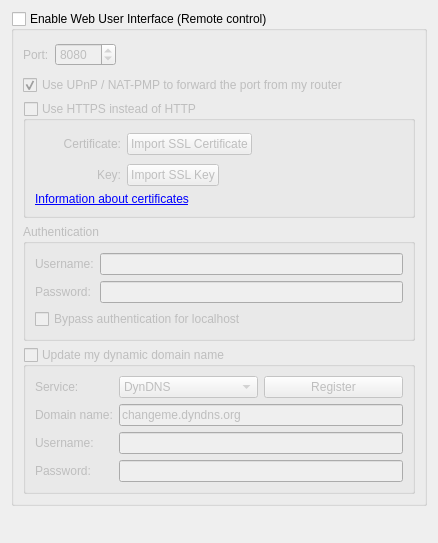
          <widget class="QWidget" name="scrollAreaWidgetContents_7">
           <property name="geometry">
            <rect>
             <x>0</x>
             <y>0</y>
             <width>438</width>
             <height>543</height>
            </rect>
           </property>
           <layout class="QVBoxLayout" name="verticalLayout_23">
            <item>
             <widget class="QGroupBox" name="checkWebUi">
              <property name="title">
               <string>Enable Web User Interface (Remote control)</string>
              </property>
              <property name="checkable">
               <bool>true</bool>
              </property>
              <property name="checked">
               <bool>false</bool>
              </property>
              <layout class="QVBoxLayout" name="verticalLayout_2">
               <item>
                <layout class="QHBoxLayout" name="horizontalLayout_2">
                 <item>
                  <widget class="QLabel" name="lblWebUiPort">
                   <property name="text">
                    <string>Port:</string>
                   </property>
                  </widget>
                 </item>
                 <item>
                  <widget class="QSpinBox" name="spinWebUiPort">
                   <property name="minimum">
                    <number>1</number>
                   </property>
                   <property name="maximum">
                    <number>65535</number>
                   </property>
                   <property name="value">
                    <number>8080</number>
                   </property>
                  </widget>
                 </item>
                 <item>
                  <spacer>
                   <property name="orientation">
                    <enum>Qt::Horizontal</enum>
                   </property>
                   <property name="sizeHint" stdset="0">
                    <size>
                     <width>21</width>
                     <height>29</height>
                    </size>
                   </property>
                  </spacer>
                 </item>
                </layout>
               </item>
               <item>
                <widget class="QCheckBox" name="checkWebUIUPnP">
                 <property name="text">
                  <string>Use UPnP / NAT-PMP to forward the port from my router</string>
                 </property>
                 <property name="checked">
                  <bool>true</bool>
                 </property>
                </widget>
               </item>
               <item>
                <widget class="QGroupBox" name="checkWebUiHttps">
                 <property name="title">
                  <string>Use HTTPS instead of HTTP</string>
                 </property>
                 <property name="checkable">
                  <bool>true</bool>
                 </property>
                 <property name="checked">
                  <bool>false</bool>
                 </property>
                 <layout class="QGridLayout" name="gridLayout_11">
                  <item row="0" column="0">
                   <widget class="QLabel" name="lblSslCertStatus">
                    <property name="minimumSize">
                     <size>
                      <width>22</width>
                      <height>22</height>
                     </size>
                    </property>
                    <property name="maximumSize">
                     <size>
                      <width>22</width>
                      <height>22</height>
                     </size>
                    </property>
                    <property name="text">
                     <string/>
                    </property>
                   </widget>
                  </item>
                  <item row="0" column="1">
                   <widget class="QLabel" name="lblWebUiCrt">
                    <property name="text">
                     <string>Certificate:</string>
                    </property>
                    <property name="alignment">
                     <set>Qt::AlignRight|Qt::AlignTrailing|Qt::AlignVCenter</set>
                    </property>
                   </widget>
                  </item>
                  <item row="0" column="2">
                   <layout class="QHBoxLayout" name="horizontalLayout_4">
                    <item>
                     <widget class="QPushButton" name="btnWebUiCrt">
                      <property name="text">
                       <string>Import SSL Certificate</string>
                      </property>
                     </widget>
                    </item>
                    <item>
                     <spacer name="horizontalSpacer_12">
                      <property name="orientation">
                       <enum>Qt::Horizontal</enum>
                      </property>
                      <property name="sizeHint" stdset="0">
                       <size>
                        <width>138</width>
                        <height>28</height>
                       </size>
                      </property>
                     </spacer>
                    </item>
                   </layout>
                  </item>
                  <item row="1" column="0">
                   <widget class="QLabel" name="lblSslKeyStatus">
                    <property name="minimumSize">
                     <size>
                      <width>22</width>
                      <height>22</height>
                     </size>
                    </property>
                    <property name="maximumSize">
                     <size>
                      <width>22</width>
                      <height>22</height>
                     </size>
                    </property>
                    <property name="text">
                     <string/>
                    </property>
                   </widget>
                  </item>
                  <item row="1" column="1">
                   <widget class="QLabel" name="lblWebUiKey">
                    <property name="text">
                     <string>Key:</string>
                    </property>
                    <property name="alignment">
                     <set>Qt::AlignRight|Qt::AlignTrailing|Qt::AlignVCenter</set>
                    </property>
                   </widget>
                  </item>
                  <item row="1" column="2">
                   <layout class="QHBoxLayout" name="horizontalLayout_5">
                    <item>
                     <widget class="QPushButton" name="btnWebUiKey">
                      <property name="text">
                       <string>Import SSL Key</string>
                      </property>
                     </widget>
                    </item>
                    <item>
                     <spacer name="horizontalSpacer_13">
                      <property name="orientation">
                       <enum>Qt::Horizontal</enum>
                      </property>
                      <property name="sizeHint" stdset="0">
                       <size>
                        <width>40</width>
                        <height>20</height>
                       </size>
                      </property>
                     </spacer>
                    </item>
                   </layout>
                  </item>
                  <item row="2" column="0" colspan="3">
                   <widget class="QLabel" name="lblWebUIInfo">
                    <property name="text">
                     <string>&lt;a href=https://httpd.apache.org/docs/current/ssl/ssl_faq.html#aboutcerts&gt;Information about certificates&lt;/a&gt;</string>
                    </property>
                    <property name="openExternalLinks">
                     <bool>true</bool>
                    </property>
                   </widget>
                  </item>
                 </layout>
                </widget>
               </item>
               <item>
                <widget class="QGroupBox" name="groupWebUiAuth">
                 <property name="title">
                  <string>Authentication</string>
                 </property>
                 <layout class="QGridLayout" name="gridLayout_10">
                  <item row="0" column="1" rowspan="3">
                   <widget class="QLineEdit" name="textWebUiUsername">
                    <property name="text">
                     <string/>
                    </property>
                    <property name="maxLength">
                     <number>1000</number>
                    </property>
                    <property name="echoMode">
                     <enum>QLineEdit::Normal</enum>
                    </property>
                   </widget>
                  </item>
                  <item row="3" column="1">
                   <widget class="QLineEdit" name="textWebUiPassword">
                    <property name="text">
                     <string/>
                    </property>
                    <property name="maxLength">
                     <number>1000</number>
                    </property>
                    <property name="echoMode">
                     <enum>QLineEdit::Password</enum>
                    </property>
                   </widget>
                  </item>
                  <item row="4" column="0" colspan="2">
                   <widget class="QCheckBox" name="checkBypassLocalAuth">
                    <property name="text">
                     <string>Bypass authentication for localhost</string>
                    </property>
                   </widget>
                  </item>
                  <item row="0" column="0" rowspan="3">
                   <widget class="QLabel" name="lblWebUiUsername">
                    <property name="text">
                     <string>Username:</string>
                    </property>
                   </widget>
                  </item>
                  <item row="3" column="0">
                   <widget class="QLabel" name="lblWebUiPassword">
                    <property name="text">
                     <string>Password:</string>
                    </property>
                   </widget>
                  </item>
                 </layout>
                </widget>
               </item>
               <item>
                <widget class="QGroupBox" name="checkDynDNS">
                 <property name="title">
                  <string>Update my dynamic domain name</string>
                 </property>
                 <property name="checkable">
                  <bool>true</bool>
                 </property>
                 <property name="checked">
                  <bool>false</bool>
                 </property>
                 <layout class="QFormLayout" name="formLayout_5">
                  <item row="0" column="0">
                   <widget class="QLabel" name="label_19">
                    <property name="text">
                     <string>Service:</string>
                    </property>
                   </widget>
                  </item>
                  <item row="0" column="1">
                   <layout class="QHBoxLayout" name="horizontalLayout_3">
                    <item>
                     <widget class="QComboBox" name="comboDNSService">
                      <item>
                       <property name="text">
                        <string notr="true">DynDNS</string>
                       </property>
                      </item>
                      <item>
                       <property name="text">
                        <string notr="true">No-IP</string>
                       </property>
                      </item>
                     </widget>
                    </item>
                    <item>
                     <widget class="QPushButton" name="registerDNSBtn">
                      <property name="text">
                       <string>Register</string>
                      </property>
                     </widget>
                    </item>
                   </layout>
                  </item>
                  <item row="1" column="0">
                   <widget class="QLabel" name="label_20">
                    <property name="text">
                     <string>Domain name:</string>
                    </property>
                   </widget>
                  </item>
                  <item row="1" column="1">
                   <widget class="QLineEdit" name="domainNameTxt">
                    <property name="text">
                     <string notr="true">changeme.dyndns.org</string>
                    </property>
                   </widget>
                  </item>
                  <item row="2" column="0">
                   <widget class="QLabel" name="label_21">
                    <property name="text">
                     <string>Username:</string>
                    </property>
                   </widget>
                  </item>
                  <item row="2" column="1">
                   <widget class="QLineEdit" name="DNSUsernameTxt">
                    <property name="maxLength">
                     <number>50</number>
                    </property>
                   </widget>
                  </item>
                  <item row="3" column="0">
                   <widget class="QLabel" name="label_22">
                    <property name="text">
                     <string>Password:</string>
                    </property>
                   </widget>
                  </item>
                  <item row="3" column="1">
                   <widget class="QLineEdit" name="DNSPasswordTxt">
                    <property name="maxLength">
                     <number>50</number>
                    </property>
                    <property name="echoMode">
                     <enum>QLineEdit::Password</enum>
                    </property>
                   </widget>
                  </item>
                 </layout>
                </widget>
               </item>
              </layout>
             </widget>
            </item>
            <item>
             <spacer name="verticalSpacer">
              <property name="orientation">
               <enum>Qt::Vertical</enum>
              </property>
              <property name="sizeHint" stdset="0">
               <size>
                <width>20</width>
                <height>40</height>
               </size>
              </property>
             </spacer>
            </item>
           </layout>
          </widget>
